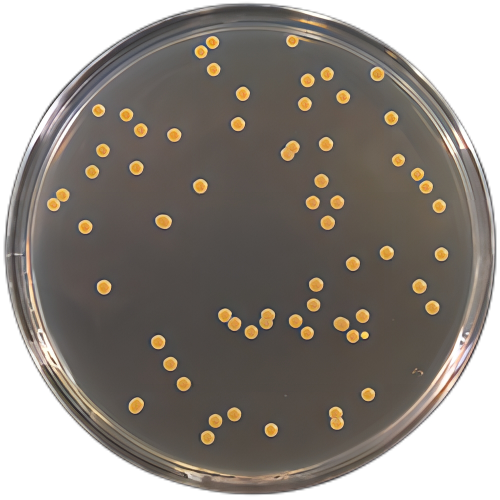
#> input picture example.jpg, 1000 x 1000 px (shown at 1/2 size)
$ jupyter execute example.ipynb
#> lines starting #> are read from the running program, lines starting #| are printed output that depends on the picture; after the words box and inside, x2 and y2 are one past the last pixel; in counts of white or black regions, pixels touching at a corner belong together
[cell 1]
import numpy as np
import cv2 as cv
import copy
file='example'
a = cv.imread(file+'.jpg')
#> a is the input picture: shape (1000, 1000, 3); mean B, G, R 127.9, 134.7, 141.4
a = cv.medianBlur(a,9)
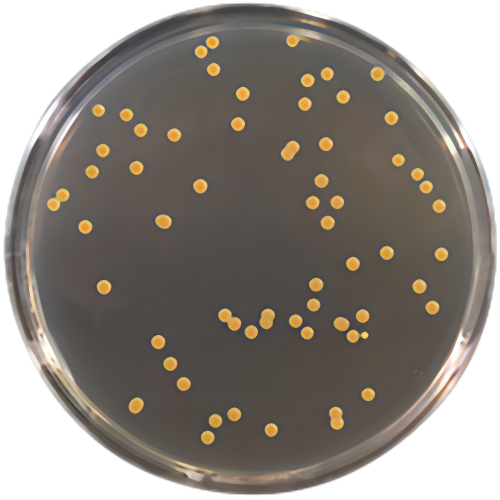
#> a: shape (1000, 1000, 3) (shown at 1/2 size); mean B, G, R 128.1, 135.1, 141.7
W=300
H=300
R=120
Cx=W/2
Cy=H/2
a = cv.resize(a, (W, H), interpolation = cv.INTER_AREA)
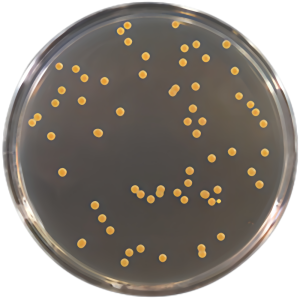
#> a: shape (300, 300, 3); mean B, G, R 128.1, 135.1, 141.7
b = a.copy()
f = a.copy()
a = cv.cvtColor(a, cv.COLOR_BGR2GRAY)
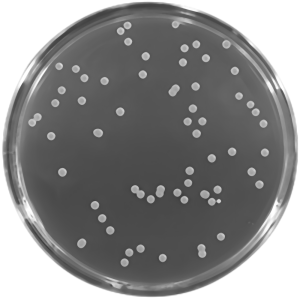
#> a: shape (300, 300); min 59, max 255, mean 136.3
a = cv.Canny(a,0,255)
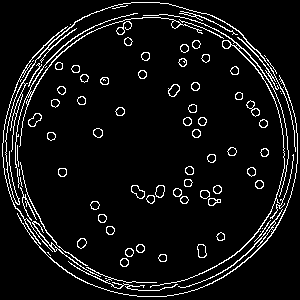
#> a: shape (300, 300); 6.9% white in thin lines or dots

[cell 2]
cv.imwrite(file+'_edge.jpg', a)
import numpy as np
Y, X = np.ogrid[:H, :W]
dist_from_center = np.sqrt((X - Cx)**2 + (Y - Cy)**2)
mask = dist_from_center > R
a[mask] = 0
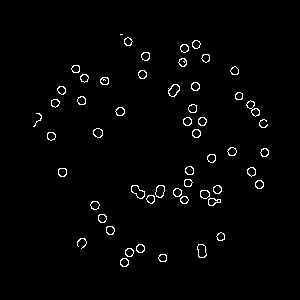
#> a: shape (300, 300); 1.9% white in thin lines or dots, all inside (x1, y1, x2, y2) = (33, 34, 269, 267)
cv.imwrite(file+'_without_dish_edge.jpg', a)
#> Out = True

[cell 3]
kernel = np.ones((6,6),np.uint8)
a[a>0.3*255] = 255
a[a<=0.3*255] = 0
cv.imwrite(file+'_bin.jpg', a)
#> Out = True

[cell 4]
contours, _ = cv.findContours(a, cv.RETR_TREE, cv.CHAIN_APPROX_SIMPLE)
#> contours = 106 contours, 5 with area under 20; largest, box (x1, y1, x2, y2) and area: (131, 185, 145, 199) 105, (197, 244, 207, 258) 95, (131, 185, 145, 199) 95, (168, 84, 180, 97) 95, (246, 100, 260, 117) 94
temp = np.zeros(a.shape, np.uint8)
C=[]
for cnt in contours:
    M = cv.moments(cnt)
    if M["m00"] != 0:
        cx = int(M["m10"] / M["m00"])
        cy = int(M["m01"] / M["m00"])
        cv.circle(b, (cx, cy), radius=5, color=(0, 0, 255), thickness=-1)
        C.append((cx,cy))
#> this loop made 106 passes
#> (cx, cy) on passes 1 to 12: (124, 262), (124, 262), (162, 257), (162, 257), (128, 251), (129, 252), (201, 250), (201, 250), (140, 248), (140, 248), (81, 241), (220, 236)
#> cx on pass 100: 184
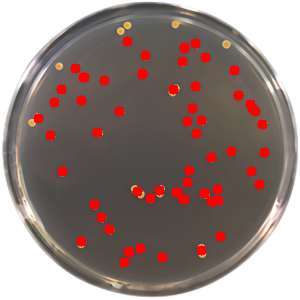
#> b: shape (300, 300, 3); 5.02% of pixels changed, all inside (x1, y1, x2, y2) = (33, 36, 270, 268)
#> after the loop, C = 105 pairs, first value 38 to 264, second value 41 to 262
cv.imwrite(file+'_marked_example.jpg', b)
#cv.imshow('image of Z.Wu', b)
print(C)
#> (printed output is left out)
"""
Author: WU ZHIKAI(Zaki)
"""
